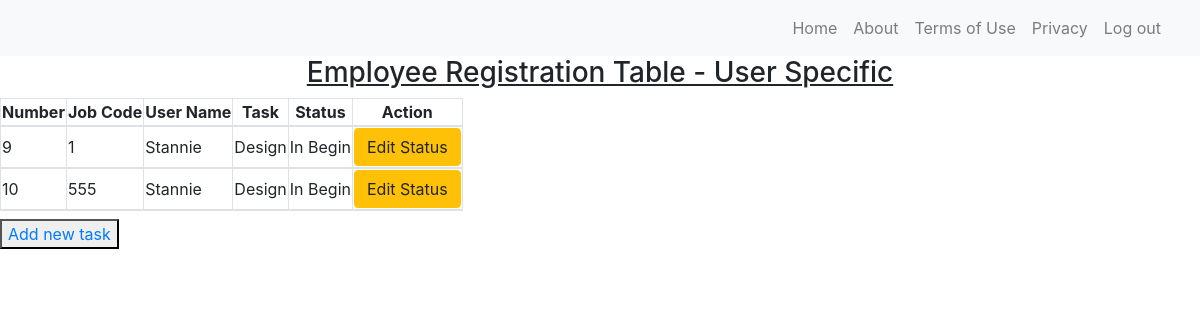
The app's page / (signed in) with its own data.
### tables this page shows
CREATE TABLE Task(
        Number INTEGER NOT NULL PRIMARY KEY AUTOINCREMENT,
        JobCode INTEGER NOT NULL,
        UserName VARCHAR(16) NOT NULL,
        Task VARCHAR(32) NOT NULL,
        Status VARCHAR(32) NOT NULL
    );

### demo.py (the view)
@app.route('/', methods=['GET'])
def home():
    if 'username' in session:
        g.user = session['username']
        connection = sqlite3.connect('flask_hw3.db', check_same_thread=False)
        cursor = connection.cursor()
        cursor.execute("""SELECT * FROM Task WHERE UserName = ?""",[g.user])
        data = cursor.fetchall()
        return render_template('status.html', tableTask = data)
        connection.commit()
        cursor.close()
        connection.close()
    return render_template('index.html', message = Markup('Welcome to the daily task homepage <br> Login or signup to access or register item task'))

### demo.py (called while the page is built)
@app.before_request
def before_request():
    g.username = None
    if 'username' in session:
        g.username = session['username']

### templates/status.html (shortened to what this page needs)
<!DOCTYPE html>
<html lang = 'en'>
<head>
	<link href="static/css/bootstrap.min.css" rel="stylesheet">
</head>
<nav class="navbar navbar-expand-md navbar-light bg-light sticky-top">
<div class="container-fluid">
		<div class="collapse navbar-collapse" id="navbarResponsive">
			<ul class="navbar-nav ml-auto">
				<li class="nav-item">
						<a class="nav-link" href="/">Home</a>
				</li>
					<li class="nav-item">
							<a class="nav-link" href="/about">About</a>
					</li>
					<li class="nav-item">
							<a class="nav-link" href="/termsOfUse">Terms of Use</a>
					</li>
					<li class="nav-item">
							<a class="nav-link" href="/privacy">Privacy</a>
					</li>
					<li class="nav-item">
							<a class="nav-link" href="/logout">Log out</a>
					</li>
			</ul>
		</div>
</div>
</nav>
</head>
	<body class="body">
		<h3 style="text-align: center;"><u>Employee Registration Table - User Specific</u></h3>
			<form action = '/status' method = "POST">
				<table class="table-bordered">
					<thead class="thead-dark">
					<tr>
						<th style="text-align: center;">Number</th>
						<th style="text-align: center;">Job Code</th>
						<th style="text-align: center;">User Name</th>
						<th style="text-align: center;">Task</th>
						<th style="text-align: center;">Status</th>
						<th style="text-align: center;">Action</th>
					</tr>
					{%for row in tableTask%}
					<tr>
						<td>{{row[0]}}</td>
						<td>{{row[1]}}</td>
						<td>{{row[2]}}</td>
						<td>{{row[3]}}</td>
						<td>{{row[4]}}</td>
						<td>
							<a href="/update/{{row[0]}}" class="btn btn-warning btn-xs" data-toggle="modal" data-target="#modaledit{{row[0]}}">Edit Status</a>
						</td>
					</tr>
					  <div id="modaledit{{row.0}}" class="modal fade" role="dialog">
					{%endfor%}
						</div>
					</thead>
				</table>
			</form>
	  <p><button><a href="/dashboard"> Add new task</a></button></p>
	</body>
</html>

### records on screen
Task: Number "9", JobCode "1", UserName "Stannie", Task "Design", Status "In Begin"
Task: Number "10", JobCode "555", UserName "Stannie", Task "Design", Status "In Begin"
